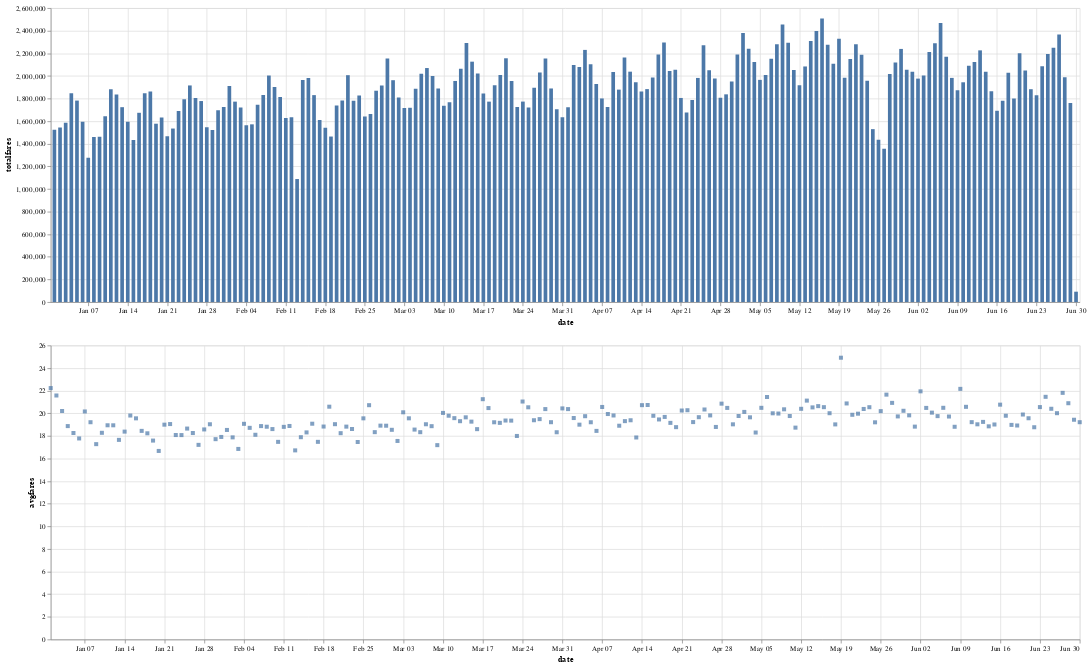

Notebook code for this chart:
### Code cell
import altair as alt
brush = alt.selection_interval()
details = alt.Chart(agg).mark_bar().encode(alt.X('date:T'),  alt.Y('totalfares:Q'), tooltip=[alt.Tooltip('date:T',format='%Y-%m-%d %H'),'totalfares:Q']
).properties( width=1400,  height=400 ).add_params( brush)

summary = alt.Chart(agg).mark_square().encode( alt.X('date:T'), alt.Y('avgfares:Q'), tooltip=['avgfares:Q'] ).properties(  width=1400,  height=400).transform_filter( brush)
details & summary

### Figure 1 — Vega-Lite specification as saved in the notebook (floating-point values rounded to 4 significant figures; data arrays with more than 128 entries replaced by an {"elided": "..."} marker saying what was removed)
{"config": {"view": {"continuousWidth": 300, "continuousHeight": 300}}, "vconcat": [{"mark": {"type": "bar"}, "encoding": {"tooltip": [{"field": "date", "format": "%Y-%m-%d %H", "type": "temporal"}, {"field": "totalfares", "type": "quantitative"}], "x": {"field": "date", "type": "temporal"}, "y": {"field": "totalfares", "type": "quantitative"}}, "height": 400, "name": "view_6", "width": 1400}, {"mark": {"type": "square"}, "encoding": {"tooltip": [{"field": "avgfares", "type": "quantitative"}], "x": {"field": "date", "type": "temporal"}, "y": {"field": "avgfares", "type": "quantitative"}}, "height": 400, "transform": [{"filter": {"param": "param_6"}}], "width": 1400}], "data": {"name": "data-7e510dcb656de5e1dd0be62cba00e60b"}, "params": [{"name": "param_6", "select": {"type": "interval"}, "views": ["view_6"]}], "$schema": "https://vega.github.io/schema/vega-lite/v5.20.1.json", "datasets": {"data-7e510dcb656de5e1dd0be62cba00e60b": {"elided": "182 records"}}}
